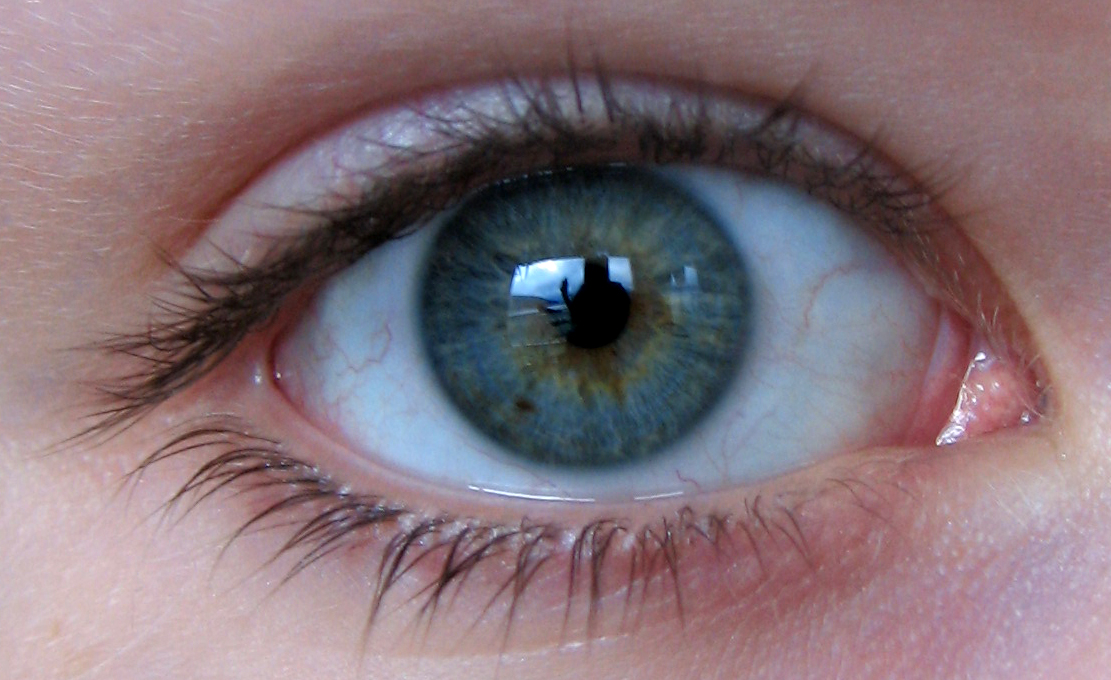
#> input picture Nishikant/normal.jpg, 1111 x 680 px
$ jupyter execute preprocessing.ipynb
#> lines starting #> are read from the running program, lines starting #| are printed output that depends on the picture; after the words box and inside, x2 and y2 are one past the last pixel; in counts of white or black regions, pixels touching at a corner belong together
[cell 1]
import imutils
import cv2
import numpy as np
from matplotlib import pyplot as plt

[cell 2]
img=cv2.imread("normal.jpg")
#> img is the input picture: shape (680, 1111, 3); mean B, G, R 120.8, 114, 132.9

[cell 3]
plt.imshow(img)

[cell 4]
c=0
crop_radius_list = []
img = cv2.resize(img, (224,224), interpolation = cv2.INTER_AREA)
#> img: shape (224, 224, 3)
plt.imshow(img)

[cell 5]
frame = img
hsv = cv2.cvtColor(frame, cv2.COLOR_BGR2HSV)
#> hsv: shape (224, 224, 3); mean H, S, V 115, 62.1, 140.7
plt.imshow(hsv)

[cell 6]
sensitivity = 156
lower_white = np.array([0,0,255-sensitivity])
upper_white = np.array([255,sensitivity,255])
# Threshold the HSV image to get only white colors
mask = cv2.inRange(hsv, lower_white, upper_white)
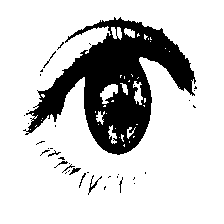
#> mask: shape (224, 224); 80% white; 38 black regions (29 under 20 px), largest, box (x1, y1, x2, y2) and area: (23, 17, 196, 155) 9671, (88, 175, 102, 195) 55, (69, 168, 81, 175) 36
plt.imshow(mask)

[cell 7]
res = cv2.bitwise_and(frame,frame, mask= mask)
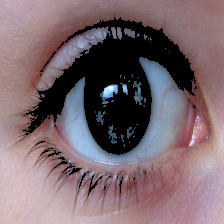
#> res: shape (224, 224, 3); mean B, G, R 109.7, 103.7, 122.3
plt.imshow(res)

[cell 8]
ret, thresh = cv2.threshold(mask, 0, 255, cv2.THRESH_BINARY_INV)
plt.imshow(thresh)

[cell 9]
circles = cv2.HoughCircles(mask, cv2.HOUGH_GRADIENT, 1.5, 100,param1=80,param2=40,minRadius=0
                           ,maxRadius=100)
#> circles = [[116.2, 99.75, 79.8]]
x,y,r = 0,0,0
if circles is not None:
    c+=1
    circles = np.uint16(np.around(circles))
#> circles = [[116, 100, 80]]
    x,y,r = circles[0][0]
#> x = 116; y = 100; r = 80
    x=int(x)
    y=int(y)
    r=int(r)
    crop_radius_list.append(r)
mask = np.zeros((224,224), np.uint8)
# plt.imshow(mask)

[cell 10]
cv2.circle(mask,(x,y),r,(255,255,255),-1)
#> mask: shape (224, 224); 40% white; 1 white region
masked_data = cv2.bitwise_and(frame, frame, mask=mask)
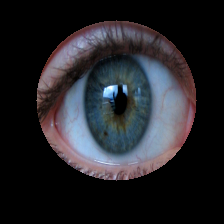
#> masked_data: shape (224, 224, 3); mean B, G, R 40.7, 36.3, 36.5
plt.imshow(masked_data)

[cell 11]
_,thresh = cv2.threshold(mask,1,255,cv2.THRESH_BINARY)
plt.imshow(thresh)

[cell 12]
cnt = cv2.findContours(thresh,cv2.RETR_EXTERNAL,cv2.CHAIN_APPROX_SIMPLE)[0]
#> cnt = 1 contour; box (x1, y1, x2, y2) and area: (36, 20, 197, 181) 19854
x,y,w,h = cv2.boundingRect(cnt[0])
#> x = 36; y = 20; w = 161; h = 161

crop = masked_data[y:y+h,x:x+w]
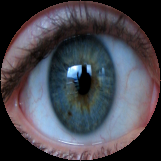
#> crop: shape (161, 161, 3); mean B, G, R 78.8, 70.2, 70.7
crop = cv2.resize(crop, (224,224), interpolation = cv2.INTER_AREA)
#> crop: shape (224, 224, 3)

plt.imshow(crop)

[cell 13]
size=100
hei=[]
wei=[]
c=0

img=cv2.imread('cataract.jpg')
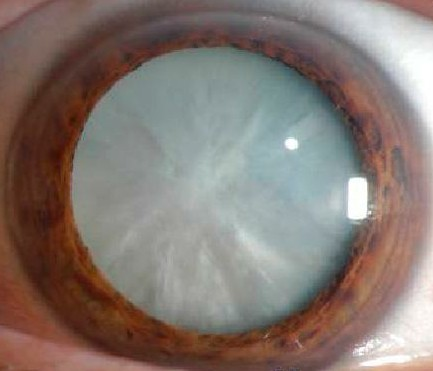
#> input picture Nishikant/cataract.jpg, 433 x 371 px
#> img is the input picture: shape (371, 433, 3); mean B, G, R 113.9, 120.5, 133.3
img = cv2.resize(img, (size, size), interpolation = cv2.INTER_AREA)
#> img: shape (100, 100, 3)
oimg=img.copy()
kernel=np.ones((3,3),np.uint8)
cimg = cv2.cvtColor(img,cv2.COLOR_BGR2GRAY)
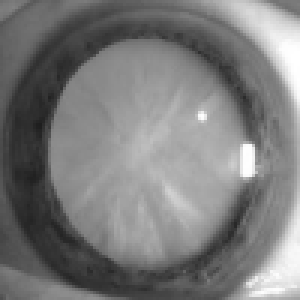
#> cimg: shape (100, 100) (shown 3 times larger); min 30, max 255, mean 123.6
#80 30
clahe = cv2.createCLAHE(clipLimit = 5)
final_img = clahe.apply(cimg) + 30
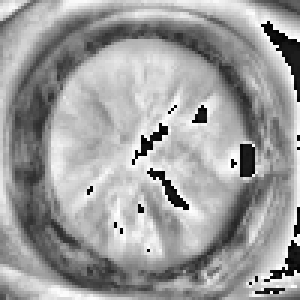
#> final_img: shape (100, 100) (shown 3 times larger); min 0, max 255, mean 157.9
# 80 33 for clahe size 80
#80 42 for 100
circles = cv2.HoughCircles(final_img,cv2.HOUGH_GRADIENT,1,20,param1=80,param2=42,minRadius=0,maxRadius=0)
#> circles = [[44.5, 55.5, 43.6], [65.5, 28.5, 24.4], [27.5, 43.5, 20.2]]
if circles is not None:
        c+=1
        detect_circles = np.uint16(np.around(circles))
#> detect_circles = [[44, 56, 44], [66, 28, 24], [28, 44, 20]]
        max_a=0
        for i in detect_circles[0,:]:
            # draw the outer circle
            ar=int(i[2]*i[2]*3.14)
            if ar>max_a:
                x=i[0]
                y=i[1]
                r=i[2]
            max_a=ar
#> this loop made 3 passes
#> (ar, x, y, r, max_a) on pass 1: (6079, 44, 56, 44, 6079)
#> (i, ar, max_a) on passes 2 to 3: ([66, 28, 24], 1808, 1808), ([28, 44, 20], 1256, 1256)
x=int(x)
y=int(x)
#> y = 44
r=int(x)
height,width=cimg.shape
#> height = 100; width = 100
mask = np.zeros((height,width), np.uint8)
cv2.circle(mask,(x,y),r,(255,255,255),-1)
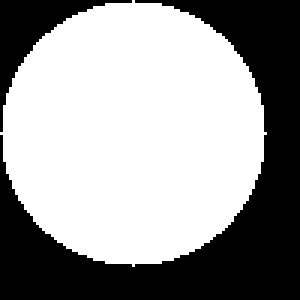
#> mask: shape (100, 100) (shown 3 times larger); 60.8% white; 2 black regions
masked_data = cv2.bitwise_and(img, img, mask=mask)
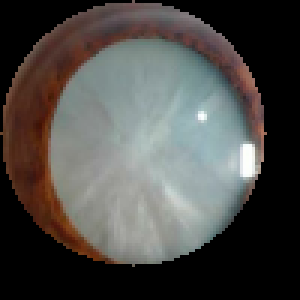
#> masked_data: shape (100, 100, 3) (shown 3 times larger); mean B, G, R 71.9, 75, 76.9
_,thresh = cv2.threshold(mask,1,255,cv2.THRESH_BINARY)
# Find Contour
cnt = cv2.findContours(thresh,cv2.RETR_EXTERNAL,cv2.CHAIN_APPROX_SIMPLE)[0]
#> cnt = 1 contour; box (x1, y1, x2, y2) and area: (0, 0, 89, 89) 5952
            #print len(contours)
x,y,w,h = cv2.boundingRect(cnt[0])
#> x = 0; y = 0; w = 89; h = 89
            # Crop masked_data
crop = masked_data[y:y+h,x:x+w]
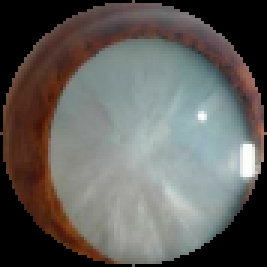
#> crop: shape (89, 89, 3) (shown 3 times larger); mean B, G, R 90.8, 94.6, 97
plt.imshow(crop)
